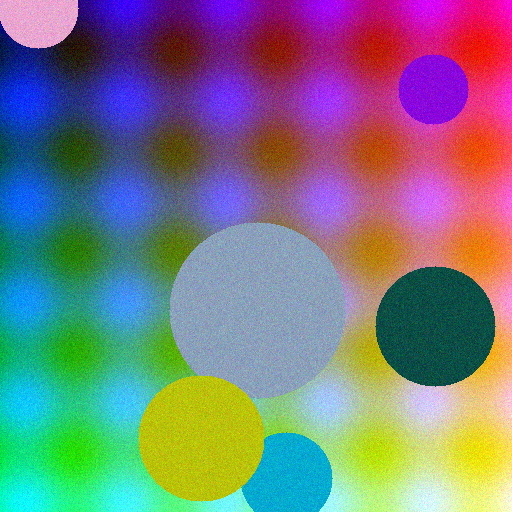
#> input picture assets/input_synthetic.png, 512 x 512 px
$ python -i io_utils.py   (imports and definitions only)
#> lines starting #> are read from the running program, lines starting #| are printed output that depends on the picture
"""Image loading helpers."""

import os

import cv2
import numpy as np


def load_image(path, color_space="rgb"):
    """Load an image file and convert it to the requested color space.

    Parameters
    ----------
    path : str
        Path to the image file.
    color_space : {"rgb", "yuv", "gray"}
        Target color space. ``"gray"`` returns an ``int32`` ``(H, W, 1)`` array;
        the others return ``float32`` ``(H, W, 3)`` arrays.
    """
#> called with path = '../assets/input_synthetic.png', color_space = 'rgb'
    if not os.path.exists(path):
        raise FileNotFoundError(
            f"Image not found: {path}. Pass any 512x512 color image via "
            "--image (the default test image is assets/food.jpg)."
        )
    image = cv2.imread(path, cv2.IMREAD_COLOR)
#> image is the input picture: shape (512, 512, 3); mean B, G, R 129.6, 122.7, 121.5
    if image is None:
        raise ValueError(f"Failed to read image: {path}")

    if color_space == "rgb":
        return cv2.cvtColor(image, cv2.COLOR_BGR2RGB).astype(np.float32)
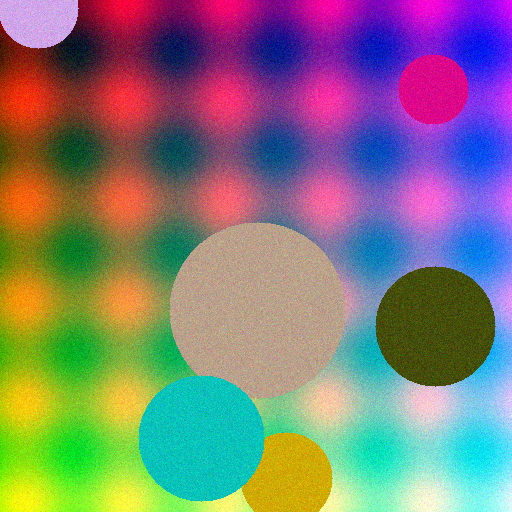
#> returned value: shape (512, 512, 3) float32; mean of channels 0, 1, 2 121.5, 122.7, 129.6; drawn as B, G, R
    if color_space == "yuv":
        return cv2.cvtColor(image, cv2.COLOR_BGR2YUV).astype(np.float32)
    if color_space == "gray":
        gray = cv2.cvtColor(image, cv2.COLOR_BGR2GRAY).astype(np.int32)
        h, w = gray.shape
        return gray.reshape(h, w, 1)
    raise ValueError("color_space must be 'rgb', 'yuv', or 'gray'")

>>> result = load_image('../assets/input_synthetic.png')
